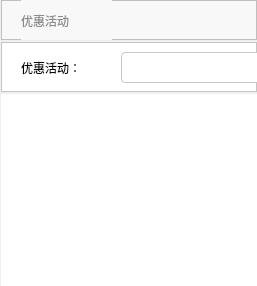
             <widget class="QWidget" name="page_12">
              <property name="styleSheet">
               <string notr="true">QLineEdit {
    border-width: 1px;
    border-style: solid;
    border-radius: 4px;
	border-color:rgb(199, 199, 199);
	background-color:rgb(255, 255, 255);
	font: 10pt &quot;微软雅黑&quot;
}</string>
              </property>
              <layout class="QVBoxLayout" name="verticalLayout_34">
               <property name="spacing">
                <number>0</number>
               </property>
               <property name="leftMargin">
                <number>1</number>
               </property>
               <property name="topMargin">
                <number>0</number>
               </property>
               <property name="rightMargin">
                <number>0</number>
               </property>
               <property name="bottomMargin">
                <number>0</number>
               </property>
               <item>
                <layout class="QVBoxLayout" name="verticalLayout_33">
                 <property name="spacing">
                  <number>2</number>
                 </property>
                 <item>
                  <widget class="QFrame" name="frame_37">
                   <property name="minimumSize">
                    <size>
                     <width>0</width>
                     <height>40</height>
                    </size>
                   </property>
                   <property name="maximumSize">
                    <size>
                     <width>16777215</width>
                     <height>40</height>
                    </size>
                   </property>
                   <property name="styleSheet">
                    <string notr="true">background-color:rgb(248, 248, 248)</string>
                   </property>
                   <property name="frameShape">
                    <enum>QFrame::StyledPanel</enum>
                   </property>
                   <property name="frameShadow">
                    <enum>QFrame::Raised</enum>
                   </property>
                   <widget class="QLabel" name="label_50">
                    <property name="geometry">
                     <rect>
                      <x>20</x>
                      <y>0</y>
                      <width>91</width>
                      <height>41</height>
                     </rect>
                    </property>
                    <property name="styleSheet">
                     <string notr="true">font: 75 10
pt &quot;微软雅黑&quot;;
color:rgb(140, 140, 140)</string>
                    </property>
                    <property name="text">
                     <string>优惠活动</string>
                    </property>
                   </widget>
                  </widget>
                 </item>
                 <item>
                  <widget class="QFrame" name="frame_36">
                   <property name="minimumSize">
                    <size>
                     <width>0</width>
                     <height>50</height>
                    </size>
                   </property>
                   <property name="maximumSize">
                    <size>
                     <width>16777215</width>
                     <height>50</height>
                    </size>
                   </property>
                   <property name="styleSheet">
                    <string notr="true">background-color:rgb(255,255,255)</string>
                   </property>
                   <property name="frameShape">
                    <enum>QFrame::StyledPanel</enum>
                   </property>
                   <property name="frameShadow">
                    <enum>QFrame::Raised</enum>
                   </property>
                   <widget class="QPushButton" name="pushButton_48">
                    <property name="geometry">
                     <rect>
                      <x>720</x>
                      <y>10</y>
                      <width>61</width>
                      <height>28</height>
                     </rect>
                    </property>
                    <property name="styleSheet">
                     <string notr="true">QPushButton{
background-color:rgb(0, 170, 255);
border:none;
font: bold 9pt &quot;微软雅黑&quot;;
color:rgb(255,255,255);
border-radius: 5px;
}
QPushButton::hover{
background-color:rgb(0, 150, 225);
}
QPushButton::pressed{
background-color:rgb(0, 150, 225);
}</string>
                    </property>
                    <property name="text">
                     <string>修改</string>
                    </property>
                    <property name="checkable">
                     <bool>true</bool>
                    </property>
                    <attribute name="buttonGroup">
                     <string notr="true">buttonGroup_2</string>
                    </attribute>
                   </widget>
                   <widget class="QPushButton" name="pushButton_49">
                    <property name="geometry">
                     <rect>
                      <x>560</x>
                      <y>10</y>
                      <width>61</width>
                      <height>28</height>
                     </rect>
                    </property>
                    <property name="styleSheet">
                     <string notr="true">QPushButton{
background-color:rgb(0, 170, 255);
border:none;
font: bold 9pt &quot;微软雅黑&quot;;
color:rgb(255,255,255);
border-radius: 5px;
}
QPushButton::hover{
background-color:rgb(0, 150, 225);
}
QPushButton::pressed{
background-color:rgb(0, 150, 225);
}</string>
                    </property>
                    <property name="text">
                     <string>添加</string>
                    </property>
                    <property name="checkable">
                     <bool>true</bool>
                    </property>
                    <attribute name="buttonGroup">
                     <string notr="true">buttonGroup_2</string>
                    </attribute>
                   </widget>
                   <widget class="QPushButton" name="pushButton_50">
                    <property name="geometry">
                     <rect>
                      <x>800</x>
                      <y>10</y>
                      <width>81</width>
                      <height>28</height>
                     </rect>
                    </property>
                    <property name="styleSheet">
                     <string notr="true">QPushButton{
background-color:rgb(0, 170, 255);
border:none;
font: bold 9pt &quot;微软雅黑&quot;;
color:rgb(255,255,255);
border-radius: 5px;
}
QPushButton::hover{
background-color:rgb(0, 150, 225);
}
QPushButton::pressed{
background-color:rgb(0, 150, 225);
}</string>
                    </property>
                    <property name="text">
                     <string>提交修改</string>
                    </property>
                    <property name="checkable">
                     <bool>true</bool>
                    </property>
                    <attribute name="buttonGroup">
                     <string notr="true">buttonGroup_2</string>
                    </attribute>
                   </widget>
                   <widget class="QLabel" name="label_113">
                    <property name="geometry">
                     <rect>
                      <x>20</x>
                      <y>10</y>
                      <width>121</width>
                      <height>31</height>
                     </rect>
                    </property>
                    <property name="styleSheet">
                     <string notr="true">font: 12pt &quot;微软雅黑&quot;;</string>
                    </property>
                    <property name="text">
                     <string>优惠活动：</string>
                    </property>
                   </widget>
                   <widget class="QPushButton" name="pushButton_72">
                    <property name="geometry">
                     <rect>
                      <x>340</x>
                      <y>10</y>
                      <width>61</width>
                      <height>28</height>
                     </rect>
                    </property>
                    <property name="styleSheet">
                     <string notr="true">QPushButton{
background-color:rgb(0, 170, 255);
border:none;
font: bold 9pt &quot;微软雅黑&quot;;
color:rgb(255,255,255);
border-radius: 5px;
}
QPushButton::hover{
background-color:rgb(0, 150, 225);
}
QPushButton::pressed{
background-color:rgb(0, 150, 225);
}</string>
                    </property>
                    <property name="text">
                     <string>查询</string>
                    </property>
                   </widget>
                   <widget class="QLineEdit" name="lineEdit_56">
                    <property name="geometry">
                     <rect>
                      <x>120</x>
                      <y>10</y>
                      <width>201</width>
                      <height>31</height>
                     </rect>
                    </property>
                    <property name="styleSheet">
                     <string notr="true"/>
                    </property>
                    <property name="cursorMoveStyle">
                     <enum>Qt::LogicalMoveStyle</enum>
                    </property>
                    <property name="clearButtonEnabled">
                     <bool>false</bool>
                    </property>
                   </widget>
                   <widget class="QPushButton" name="pushButton_87">
                    <property name="geometry">
                     <rect>
                      <x>630</x>
                      <y>10</y>
                      <width>61</width>
                      <height>28</height>
                     </rect>
                    </property>
                    <property name="styleSheet">
                     <string notr="true">QPushButton{
background-color:rgb(0, 170, 255);
border:none;
font: bold 9pt &quot;微软雅黑&quot;;
color:rgb(255,255,255);
border-radius: 5px;
}
QPushButton::hover{
background-color:rgb(0, 150, 225);
}
QPushButton::pressed{
background-color:rgb(0, 150, 225);
}</string>
                    </property>
                    <property name="text">
                     <string>删除</string>
                    </property>
                    <property name="checkable">
                     <bool>true</bool>
                    </property>
                   </widget>
                  </widget>
                 </item>
                 <item>
                  <widget class="QTableView" name="tableView_10">
                   <property name="styleSheet">
                    <string notr="true">QHeaderView::section {
    color: white;
    background-color: rgb(250, 250, 250);
    border: 5px solid rgb(250, 250, 250);
    border-radius:0px;
    border-color: rgb(250, 250, 250);
    font:12pt &quot;微软雅黑&quot;;
	color:rgb(150, 150, 150)
} 
QTableView{
	border:none;
	background-color:rgb(255,255,255);

}


</string>
                   </property>
                   <property name="editTriggers">
                    <set>QAbstractItemView::NoEditTriggers</set>
                   </property>
                   <property name="alternatingRowColors">
                    <bool>true</bool>
                   </property>
                   <property name="selectionMode">
                    <enum>QAbstractItemView::SingleSelection</enum>
                   </property>
                   <property name="selectionBehavior">
                    <enum>QAbstractItemView::SelectRows</enum>
                   </property>
                  </widget>
                 </item>
                </layout>
               </item>
              </layout>
             </widget>
